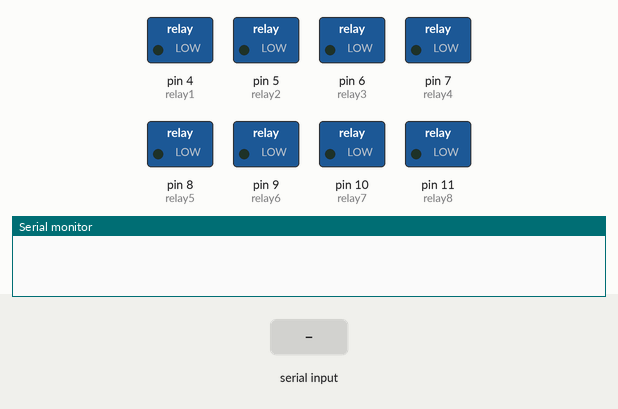
The sketch below on a simulated Arduino Uno, built with avr-gcc and run on an emulated ATmega328P. Parts: switched loads named in the sketch (green lamp = pin HIGH), the last lines printed to the serial monitor. Inputs (shaded band) come from the test bench.

Above: at 1.2 s.
1.3 s: "1" received over Serial
At 1.6 s:
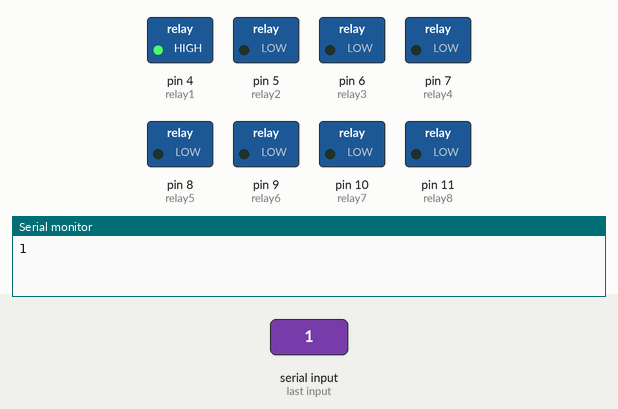
2.8 s: "2" received over Serial
At 3.9 s:
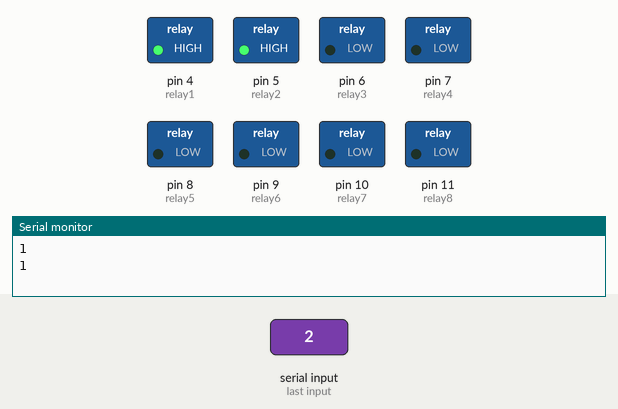
4.3 s: "a" received over Serial
At 5.1 s:
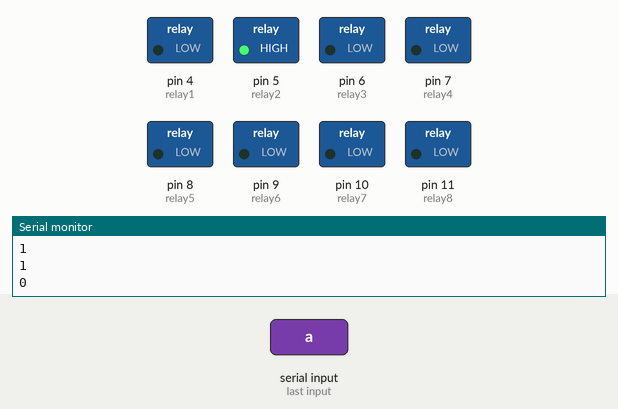
5.8 s: "3" received over Serial
At 6.2 s:
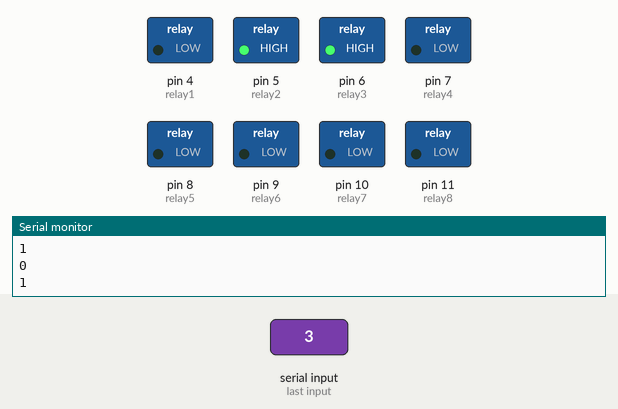
7.3 s: "4" received over Serial
At 8.5 s:
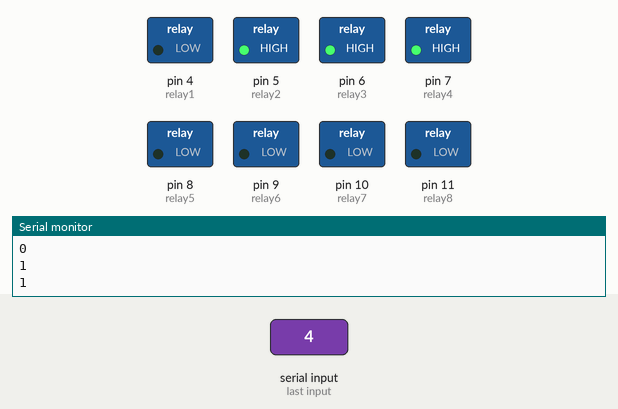
8.8 s: byte 99 ('c') received over Serial
At 9.7 s:
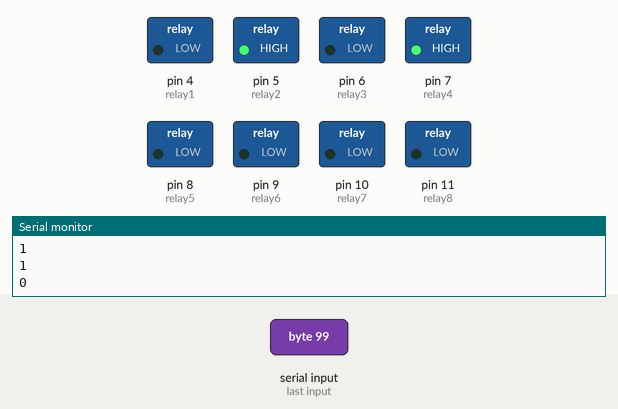
Timing chart, 0 to 11.3 s (numbered marks = the images above; inputs shaded):
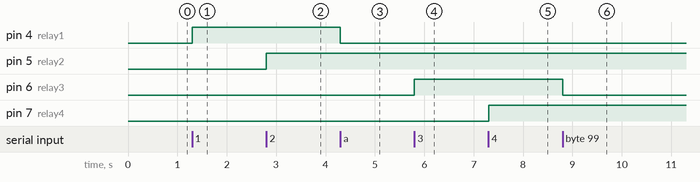

Measured:
- after the input at 1.3 s, pin 4 (relay1): LOW → HIGH at once
- after the input at 2.8 s, pin 5 (relay2): LOW → HIGH at once
- after the input at 4.3 s, pin 4 (relay1): HIGH → LOW at once
- after the input at 5.8 s, pin 6 (relay3): LOW → HIGH at once
- after the input at 7.3 s, pin 7 (relay4): LOW → HIGH at once
- after the input at 8.8 s, pin 6 (relay3): HIGH → LOW at once

The sketch:

Relay_and_mosfet.ino
```cpp
// sudo chmod a+rw /dev/ttyACM0
// ubuntu serial port

#include <SoftwareSerial.h>

int relay1 = 4;
int relay2 = 5;
int relay3 = 6;
int relay4 = 7;
int relay5 = 8;
int relay6 = 9;
int relay7 = 10;
int relay8 = 11;

void setup() {
  Serial.begin(9600);
  pinMode(relay1,OUTPUT);
  pinMode(relay2,OUTPUT);
  pinMode(relay3,OUTPUT);
  pinMode(relay4,OUTPUT);
  pinMode(relay5,OUTPUT);
  pinMode(relay6,OUTPUT);
  pinMode(relay7,OUTPUT);
  pinMode(relay8,OUTPUT);
}

void loop() {
  if (Serial.available() > 0) {
    char inChar = Serial.read();
    if (inChar == '1') {
     digitalWrite(relay1, HIGH);
     Serial.println(digitalRead(relay1));
     //delay(50);
     //digitalWrite(relay1, LOW);
    }
    if (inChar == '2') {
     digitalWrite(relay2, HIGH);
     Serial.println(digitalRead(relay2));
    }
    if (inChar == '3') {
     digitalWrite(relay3, HIGH);
     Serial.println(digitalRead(relay3));
    }
    if (inChar == '4') {
     digitalWrite(relay4, HIGH);
     Serial.println(digitalRead(relay4));
    }
    if (inChar == '5') {
     digitalWrite(relay5, HIGH);
     Serial.println(digitalRead(relay5));
    }
    if (inChar == '6') {
     digitalWrite(relay6, HIGH);
     Serial.println(digitalRead(relay6));
    }
    if (inChar == '7') {
     digitalWrite(relay7, HIGH);
     Serial.println(digitalRead(relay7));
    }
    if (inChar == '8') {
     digitalWrite(relay8, HIGH);
     Serial.println(digitalRead(relay8));
    }
    if (inChar == 'a') {
     digitalWrite(relay1, LOW);
     Serial.println(digitalRead(relay1));
    }
    if (inChar == 'b') {
     digitalWrite(relay2, LOW);
     Serial.println(digitalRead(relay2));
    }
    if (inChar == 'c') {
     digitalWrite(relay3, LOW);
     Serial.println(digitalRead(relay3));
    }
    if (inChar == 'd') {
     digitalWrite(relay4, LOW);
     Serial.println(digitalRead(relay4));
    }
    if (inChar == 'e') {
     digitalWrite(relay5, LOW);
     Serial.println(digitalRead(relay5));
    }
    if (inChar == 'f') {
     digitalWrite(relay6, LOW);
     Serial.println(digitalRead(relay6));
    }
    if (inChar == 'g') {
     digitalWrite(relay7, LOW);
     Serial.println(digitalRead(relay7));
    }
    if (inChar == 'h') {
     digitalWrite(relay8, LOW);
     Serial.println(digitalRead(relay8));
    }
  }
}
```
